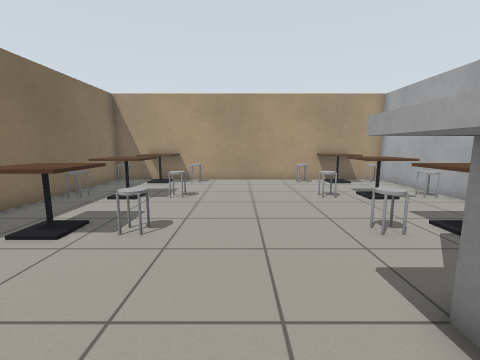
view 1 (above)

15 first-person views from a walk through a Gazebo world. The camera is 1 m above the floor, tilts 8° down and sees 90° across. The lines on the ground mark 1 m squares. The floor is counted in squares, 0.5 m on a side. Each view is taken from the middle of a square. On the plan, view 1 faces up. The plan holds only what a view shows up to about 15 squares ahead; the rest is blank. Simple shapes stand in for some stock models.

view 2
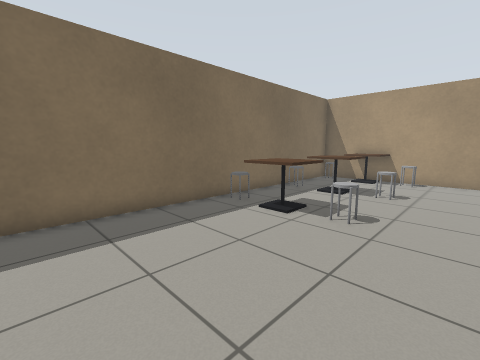

view 3
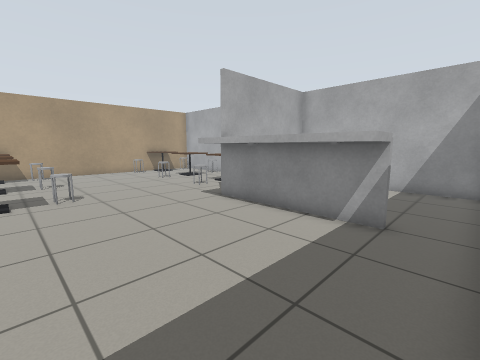

view 4
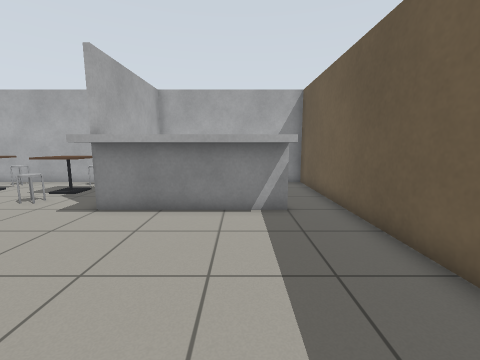

view 5
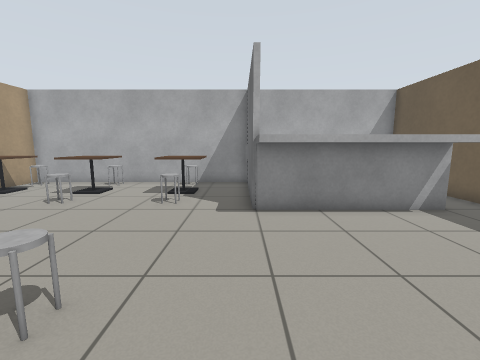

view 6
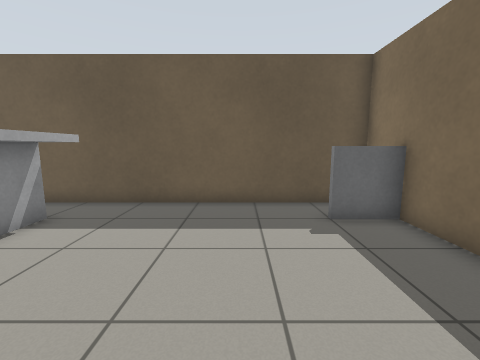

view 7
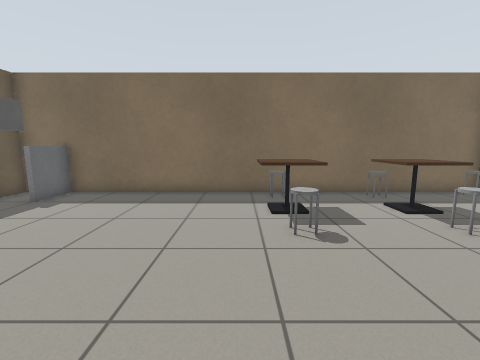

view 8
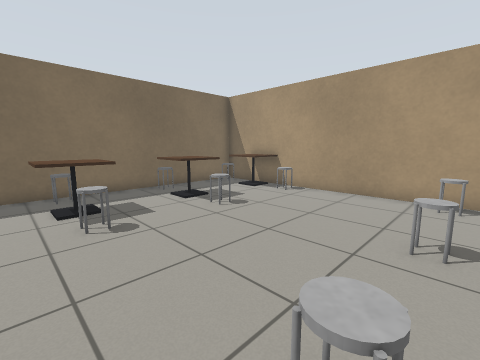

view 9
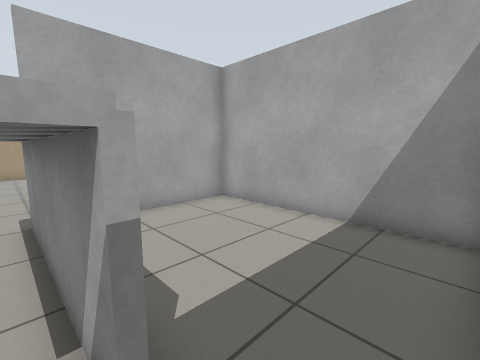

view 10
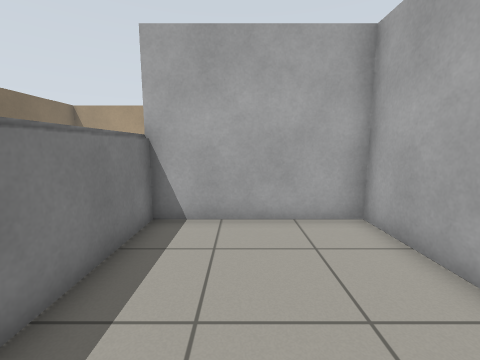

view 11
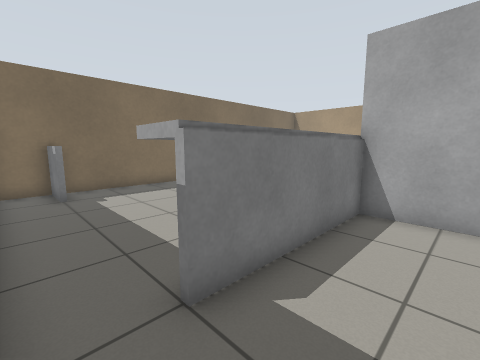

view 12
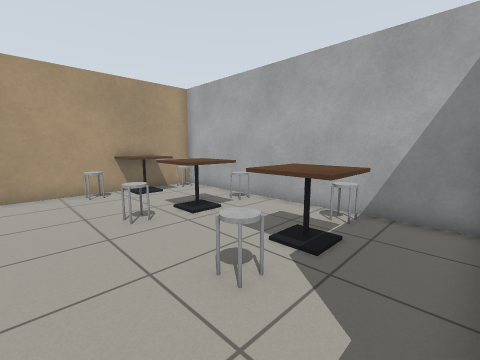

view 13
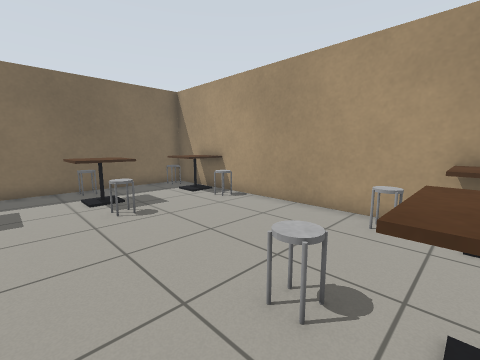

view 14
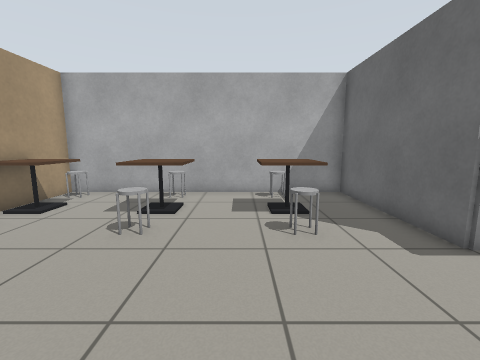

view 15
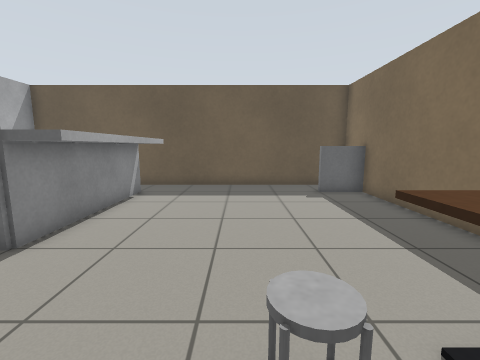

### Floor plan
Points are (right, up) in squares from view 1. A wall is a line through its corners. A room is listed if a view was taken in it or the views show most of it. See-through windows are left out.
Room 1 (views 1, 2, 3, 4, 5, 6, 7, 8, 9, 10, 11, 12, 13, 14, 15)
walls: (2.4, 1.1) (2.4, 2.6) (8.5, 2.6); (8.5, 2.4) (2.6, 2.4) (2.6, 1.1); (-7.4, 13.2) (-7.4, -5.4) (8.4, -5.4) (8.4, 14.4) (-7.5, 14.4)
low walls: (-5.5, -3.6) (-7.5, -3.6); (-7.5, -3.4) (-5.5, -3.4)
objects: stool (-7, 5) to (-6, 6); stool (-7, 9) to (-6, 10); other object (-7, 13) to (-6, 14); cafe table (-5, 5) to (-4, 6); cafe table (-5, 9) to (-4, 10); cafe table (-5, 13) to (-4, 14); stool (-3, 5) to (-2, 6); stool (-3, 9) to (-2, 10); stool (-3, 13) to (-2, 14); grey box (2, -3) to (2, 2); stool (3, 5) to (4, 6); stool (3, 9) to (4, 10); stool (3, 13) to (4, 14); cafe table (5, 5) to (6, 6); cafe table (5, 9) to (6, 10); cafe table (5, 13) to (6, 14); stool (7, 6); stool (7, 10); stool (7, 14)

Positions as (right, up) in squares from view 1, and headings:
1: (0, 0), facing up
2: (0, -1), facing up-left
3: (-4, -5), facing up-right
4: (-5, -2), facing right
5: (-5, 3), facing right
6: (-3, 3), facing down
7: (3, 4), facing left
8: (4, 4), facing up-left
9: (2, -5), facing up-right
10: (5, -4), facing up
11: (5, -5), facing up-left
12: (1, 3), facing up-right
13: (5, 7), facing up-left
14: (-2, 7), facing right
15: (-2, 7), facing down
